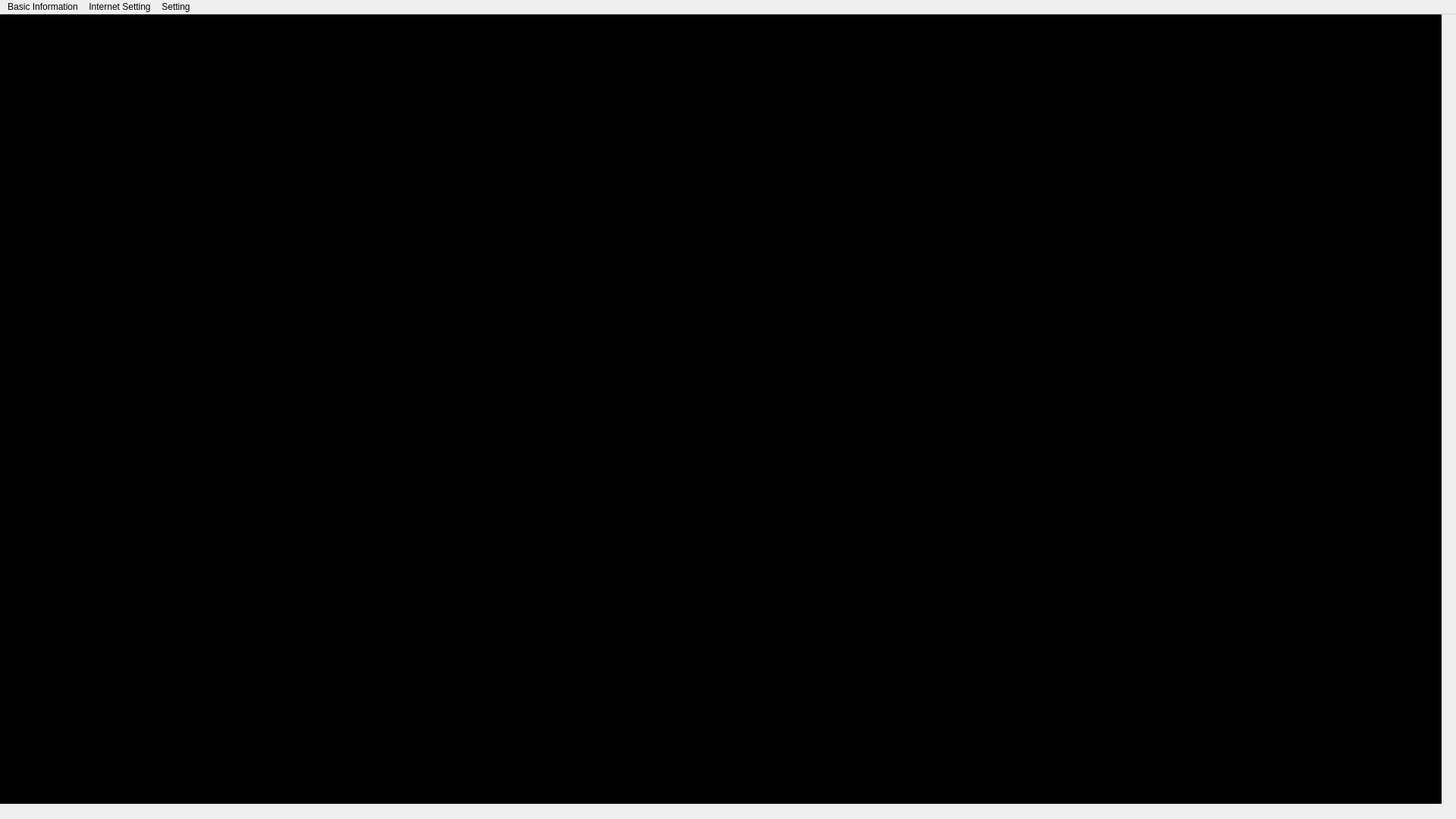
<?xml version="1.0" encoding="UTF-8"?>
<ui version="4.0">
 <class>MainWindow</class>
 <widget class="QMainWindow" name="MainWindow">
  <property name="enabled">
   <bool>true</bool>
  </property>
  <property name="geometry">
   <rect>
    <x>0</x>
    <y>0</y>
    <width>1920</width>
    <height>1080</height>
   </rect>
  </property>
  <property name="maximumSize">
   <size>
    <width>16777215</width>
    <height>16777215</height>
   </size>
  </property>
  <property name="windowTitle">
   <string>Net Client</string>
  </property>
  <widget class="QWidget" name="centralWidget">
   <layout class="QGridLayout" name="gridLayout">
    <property name="leftMargin">
     <number>0</number>
    </property>
    <property name="topMargin">
     <number>0</number>
    </property>
    <property name="rightMargin">
     <number>0</number>
    </property>
    <property name="bottomMargin">
     <number>0</number>
    </property>
    <property name="spacing">
     <number>0</number>
    </property>
    <item row="0" column="0" rowspan="3">
     <widget class="QWidget" name="widget" native="true">
      <widget class="QLabel" name="label">
       <property name="geometry">
        <rect>
         <x>0</x>
         <y>0</y>
         <width>1901</width>
         <height>1041</height>
        </rect>
       </property>
       <property name="font">
        <font>
         <pointsize>20</pointsize>
        </font>
       </property>
       <property name="styleSheet">
        <string notr="true">background-color: rgb(0, 0, 0);
color: rgb(255, 255, 255);</string>
       </property>
       <property name="text">
        <string/>
       </property>
      </widget>
     </widget>
    </item>
   </layout>
  </widget>
  <widget class="QMenuBar" name="menuBar">
   <property name="geometry">
    <rect>
     <x>0</x>
     <y>0</y>
     <width>1920</width>
     <height>23</height>
    </rect>
   </property>
   <widget class="QMenu" name="menustream_contral">
    <property name="title">
     <string>Setting</string>
    </property>
    <addaction name="actionstream_setting"/>
    <addaction name="actionpicture_setting"/>
    <addaction name="actionimage_setting"/>
    <addaction name="actionosd_setting"/>
   </widget>
   <widget class="QMenu" name="menuInternet_Setting">
    <property name="title">
     <string>Internet Setting</string>
    </property>
    <addaction name="actionwireless_setting"/>
    <addaction name="actionWired_IP_address"/>
    <addaction name="actionwireless_IP_address"/>
    <addaction name="actionntp_setting"/>
   </widget>
   <widget class="QMenu" name="menuBasic_Information">
    <property name="title">
     <string>Basic Information</string>
    </property>
    <widget class="QMenu" name="menuLanguege_2">
     <property name="title">
      <string>Languege</string>
     </property>
     <addaction name="actionChinese"/>
     <addaction name="actionEnglish"/>
    </widget>
    <addaction name="actionsystem_base"/>
    <addaction name="separator"/>
    <addaction name="menuLanguege_2"/>
    <addaction name="actionupgrade"/>
    <addaction name="separator"/>
    <addaction name="actionclose"/>
   </widget>
   <addaction name="menuBasic_Information"/>
   <addaction name="menuInternet_Setting"/>
   <addaction name="menustream_contral"/>
  </widget>
  <action name="actionstream_setting">
   <property name="text">
    <string>stream setting</string>
   </property>
  </action>
  <action name="actionimage_setting">
   <property name="text">
    <string>image setting</string>
   </property>
  </action>
  <action name="actionpicture_setting">
   <property name="text">
    <string>picture setting</string>
   </property>
  </action>
  <action name="actionwireless_setting">
   <property name="text">
    <string>wireless setting</string>
   </property>
  </action>
  <action name="actionwired">
   <property name="text">
    <string>wired</string>
   </property>
  </action>
  <action name="actionwireless">
   <property name="text">
    <string>wireless</string>
   </property>
  </action>
  <action name="actionsystem_base">
   <property name="text">
    <string>system base</string>
   </property>
  </action>
  <action name="actionclose">
   <property name="text">
    <string>close</string>
   </property>
  </action>
  <action name="actionChinese">
   <property name="checkable">
    <bool>true</bool>
   </property>
   <property name="text">
    <string>Chinese</string>
   </property>
  </action>
  <action name="actionEnglish">
   <property name="checkable">
    <bool>true</bool>
   </property>
   <property name="text">
    <string>English</string>
   </property>
  </action>
  <action name="actionupgrade">
   <property name="text">
    <string>upgrade</string>
   </property>
  </action>
  <action name="actionosd_setting">
   <property name="text">
    <string>osd setting</string>
   </property>
  </action>
  <action name="actionWired_IP_address">
   <property name="text">
    <string>Wired IP address</string>
   </property>
  </action>
  <action name="actionwireless_IP_address">
   <property name="text">
    <string>wireless IP address</string>
   </property>
  </action>
  <action name="actionntp_setting">
   <property name="text">
    <string>ntp setting</string>
   </property>
  </action>
 </widget>
 <layoutdefault spacing="6" margin="11"/>
 <resources/>
 <connections/>
</ui>
